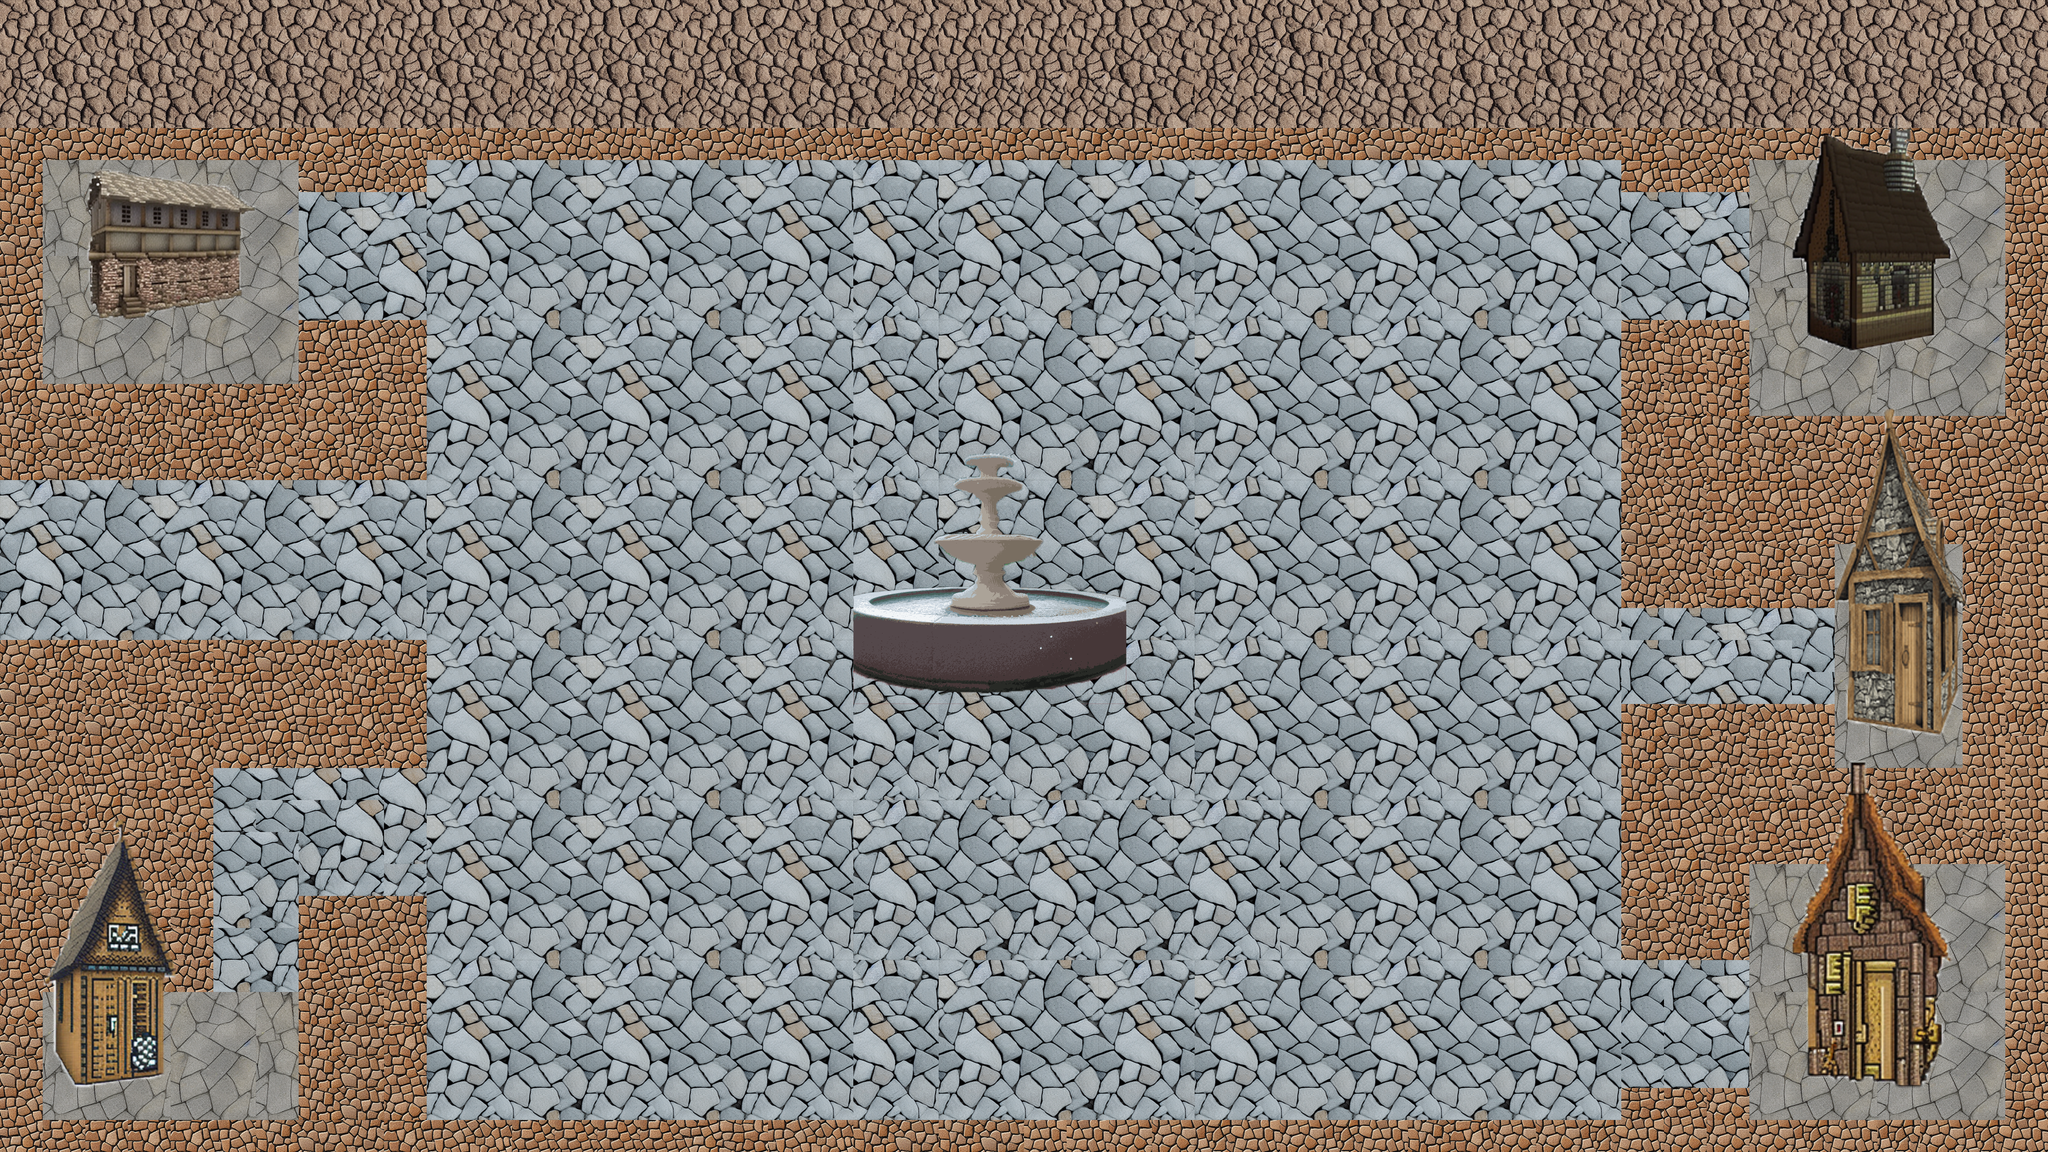

Tiled map render using the project's own tile images. Description and the map definition, with tile-layer contents summarised, below:
An orthogonal 48x36 tile map with 80x60 px tiles, 2 tile layers (Tile Layer 1, Object Layer), 5 tilesets and 6 objects.

<map version="1.9" tiledversion="1.9.2" orientation="orthogonal" renderorder="right-down" width="48" height="36" tilewidth="80" tileheight="60" infinite="0" nextlayerid="4" nextobjectid="8">
 <tileset firstgid="1" source="SoilFloorTileset1.tsx" />
 <tileset firstgid="71" source="StoneFloorTileset1.tsx" />
 <tileset firstgid="141" source="StoneFloorTileset2.tsx" />
 <tileset firstgid="241" source="HomeTileset.tsx" />
 <tileset firstgid="260" source="TownTileset.tsx" />
 <layer id="1" name="Tile Layer 1" width="48" height="36">
  <properties>
   <property name="unity:sortingOrder" value="0" />
  </properties>
  <data>[1728 cells, 1728 non-empty, 86 distinct tile ids]</data>
 </layer>
 <layer id="2" name="Object Layer" width="48" height="36">
  <properties>
   <property name="unity:sortingLayerName" value="Object" />
   <property name="unity:sortingOrder" value="6" />
  </properties>
  <data>[1728 cells, 6 non-empty, 6 distinct tile ids]</data>
 </layer>
 <objectgroup id="3" name="Object Layer 1">
  <object id="2" x="160" y="321" width="314" height="275" />
  <object id="3" x="94" y="1819" width="230" height="215" />
  <object id="4" x="3378" y="1759" width="277" height="277" />
  <object id="5" x="3447" y="1100" width="227" height="278" />
  <object id="6" x="3375" y="423" width="282" height="234" />
  <object id="7" x="1597" y="1082" width="515" height="218" />
 </objectgroup>
</map>